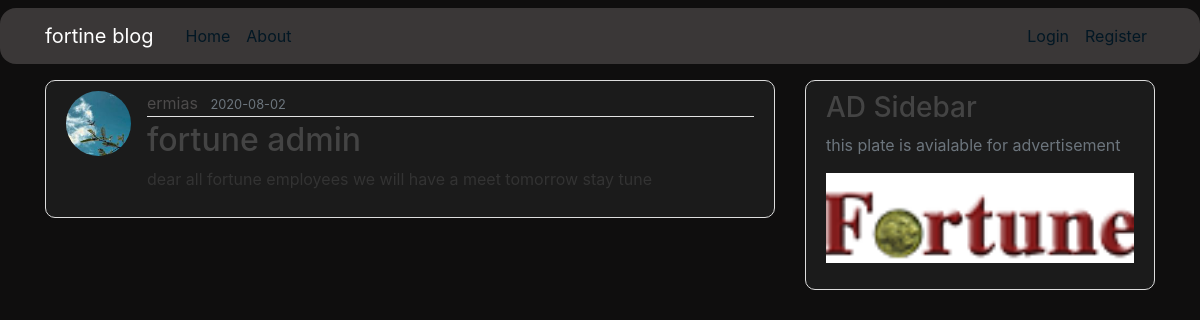
The page /home on the database its author committed.
### flaskblog/models.py (models this page shows, shortened)
class Post(db.Model):
    id = db.Column(db.Integer, primary_key=True)
    title = db.Column(db.String(100), nullable=False)
    date_posted = db.Column(db.DateTime, nullable=False, default=datetime.utcnow)
    content = db.Column(db.Text, nullable=False)
    user_id = db.Column(db.Integer, db.ForeignKey('user.id'), nullable=False)

class User(db.Model, UserMixin):
    id = db.Column(db.Integer, primary_key=True)
    username = db.Column(db.String(20), unique=True, nullable=False)
    email = db.Column(db.String(120), unique=True, nullable=False)
    image_file = db.Column(db.String(20), nullable=False, default='default.jpg')
    password = db.Column(db.String(60), nullable=False)
    posts = db.relationship('Post', backref='author', lazy=True)

### flaskblog/routes.py (the view)
@app.route("/")
@app.route("/home")
def home():
    posts = Post.query.all()
    return render_template('home.html', posts=posts)

### flaskblog/templates/home.html
{% extends "layout.html" %}
{% block content %}
    {% for post in posts %}
        <article class="media content-section">
          <img class="rounded-circle article-img" src="{{ url_for('static', filename='profile_pics/' + post.author.image_file) }}">
          <div class="media-body">
            <div class="article-metadata">
              <a class="mr-2" href="#">{{ post.author.username }}</a>
              <small class="text-muted">{{ post.date_posted.strftime('%Y-%m-%d') }}</small>
            </div>
            <h2><a class="article-title" href="{{ url_for('post', post_id=post.id) }}">{{ post.title }}</a></h2>
            <p class="article-content">{{ post.content }}</p>
          </div>
        </article>
    {% endfor %}
{% endblock content %}

### flaskblog/static/main.css (style rules this page uses)
body { background: #0f0e0e; color: #333333; margin-top: 5rem; }
h1, h2, h3, h4, h5, h6 { color: #444444; }
.content-section { background: #1b1b1b; padding: 10px 20px; border: 1px solid #dddddd; border-radius: 3px; margin-bottom: 20px; border-radius: 10px; }
.article-title { color: #444444; }
.article-content { white-space: pre-line; }
.article-img { height: 65px; width: 65px; margin-right: 16px; }
.article-metadata { padding-bottom: 1px; margin-bottom: 4px; border-bottom: 1px solid #e3e3e3 }
.mr-2 { color: #4d4b4b; }

### rows shown on the page
Post: image_file (picture), author.username "ermias", date_posted "2020-08-02", title "fortune admin", content "dear all fortune employees we will have a meet tomorrow stay tune"
